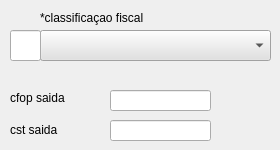
              <widget class="QWidget" name="tributos">
               <attribute name="title">
                <string>TRIBUTOS</string>
               </attribute>
               <widget class="QLabel" name="label_17">
                <property name="geometry">
                 <rect>
                  <x>10</x>
                  <y>90</y>
                  <width>111</width>
                  <height>16</height>
                 </rect>
                </property>
                <property name="text">
                 <string>cfop saida</string>
                </property>
               </widget>
               <widget class="QLineEdit" name="tx_cfopSaida">
                <property name="geometry">
                 <rect>
                  <x>110</x>
                  <y>90</y>
                  <width>101</width>
                  <height>21</height>
                 </rect>
                </property>
                <property name="focusPolicy">
                 <enum>Qt::StrongFocus</enum>
                </property>
                <property name="maxLength">
                 <number>4</number>
                </property>
                <property name="alignment">
                 <set>Qt::AlignCenter</set>
                </property>
               </widget>
               <widget class="QLineEdit" name="tx_CstSaida">
                <property name="geometry">
                 <rect>
                  <x>110</x>
                  <y>120</y>
                  <width>101</width>
                  <height>21</height>
                 </rect>
                </property>
                <property name="focusPolicy">
                 <enum>Qt::StrongFocus</enum>
                </property>
                <property name="text">
                 <string/>
                </property>
                <property name="maxLength">
                 <number>4</number>
                </property>
                <property name="alignment">
                 <set>Qt::AlignCenter</set>
                </property>
               </widget>
               <widget class="QComboBox" name="cb_classificacao">
                <property name="geometry">
                 <rect>
                  <x>40</x>
                  <y>30</y>
                  <width>231</width>
                  <height>31</height>
                 </rect>
                </property>
                <property name="font">
                 <font>
                  <weight>50</weight>
                  <italic>false</italic>
                  <bold>false</bold>
                 </font>
                </property>
                <property name="styleSheet">
                 <string notr="true">background-color: rgb(225, 225, 225);</string>
                </property>
                <item>
                 <property name="text">
                  <string/>
                 </property>
                </item>
               </widget>
               <widget class="QLabel" name="label_18">
                <property name="geometry">
                 <rect>
                  <x>40</x>
                  <y>10</y>
                  <width>211</width>
                  <height>16</height>
                 </rect>
                </property>
                <property name="text">
                 <string>*classificaçao fiscal</string>
                </property>
               </widget>
               <widget class="QLabel" name="label_19">
                <property name="geometry">
                 <rect>
                  <x>10</x>
                  <y>120</y>
                  <width>101</width>
                  <height>20</height>
                 </rect>
                </property>
                <property name="text">
                 <string>cst saida</string>
                </property>
               </widget>
               <widget class="QLineEdit" name="tx_codst">
                <property name="geometry">
                 <rect>
                  <x>10</x>
                  <y>30</y>
                  <width>31</width>
                  <height>31</height>
                 </rect>
                </property>
                <property name="focusPolicy">
                 <enum>Qt::NoFocus</enum>
                </property>
                <property name="maxLength">
                 <number>1</number>
                </property>
               </widget>
              </widget>
